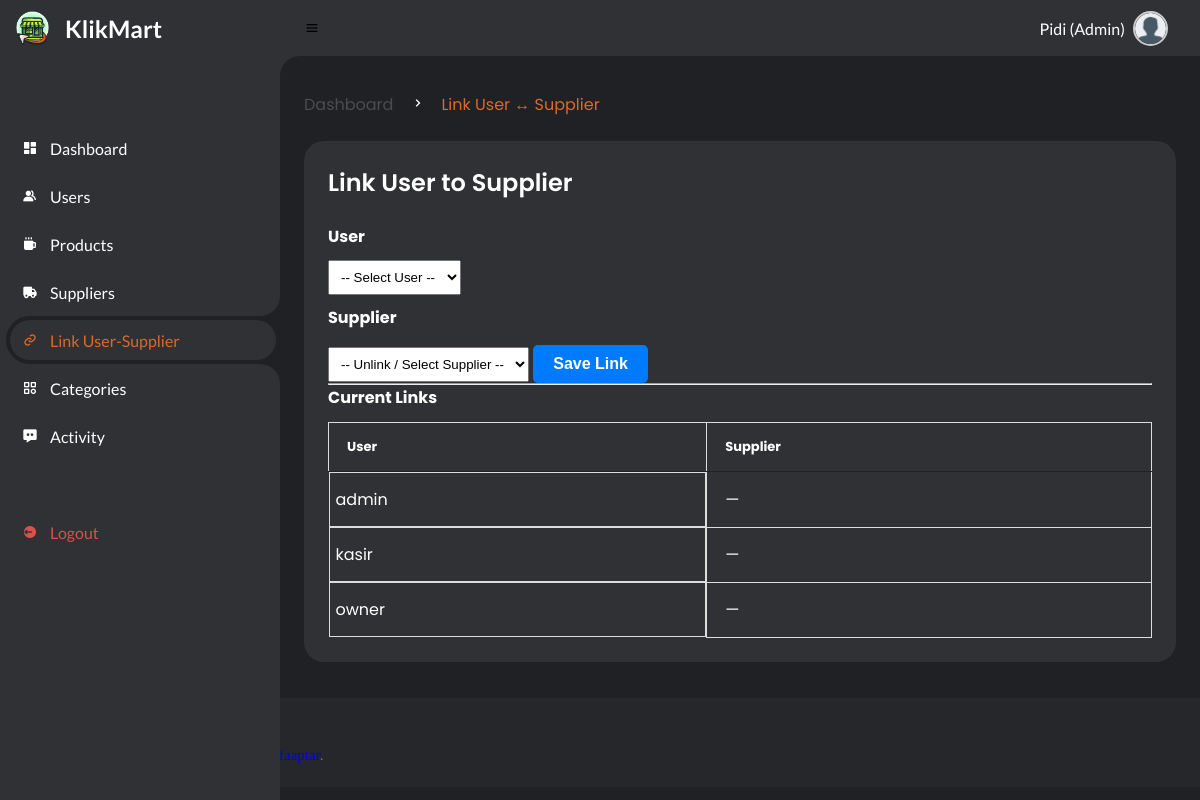
/pages/link-user-supplier.php (signed in), run on the app's committed database.
### tables this page shows
CREATE TABLE `users` (
  `id` int(11) NOT NULL,
  `username` varchar(45) DEFAULT NULL,
  `password` varchar(255) DEFAULT NULL,
  `nama` varchar(45) DEFAULT NULL,
  `created_at` timestamp NOT NULL DEFAULT current_timestamp(),
  `updated_at` timestamp NOT NULL DEFAULT current_timestamp() ON UPDATE current_timestamp(),
  `level` varchar(10) NOT NULL,
  `supplier_id` int(11) DEFAULT NULL
);

### pages/link-user-supplier.php (the view, shortened to what this page needs)
<?php
include '../layout/header.php';
require_once('../db/db-connection.php');
?>
<section id="content">
    <main>
        <div class="head-title">
            <div class="left">
                <ul class="breadcrumb">
                    <li><a href="#">Dashboard</a></li>
                    <li><i class='bx bx-chevron-right'></i></li>
                    <li><a class="active" href="#">Link User ↔ Supplier</a></li>
                </ul>
            </div>
        </div>
        <div class="table-data">
            <div class="order">
                <div class="head"><h3>Link User to Supplier</h3></div>
                <form action="../db/db-link-user-supplier.php" method="post">
                    <label for="user_id">User</label>
                    <select name="user_id" id="user_id" required>
                        <option value="">-- Select User --</option>
                    </select>
                    <label for="supplier_id">Supplier</label>
                    <select name="supplier_id" id="supplier_id">
                        <option value="">-- Unlink / Select Supplier --</option>
                    </select>
                    <button type="submit" name="link">Save Link</button>
                </form>
                <hr>
                <h4>Current Links</h4>
                <table>
                    <thead><tr><th>User</th><th>Supplier</th></tr></thead>
                    <tbody>
                    <?php
                    $res = mysqli_query($conn, "SELECT u.username, s.name AS supplier_name FROM users u LEFT JOIN suppliers s ON u.supplier_id = s.id ORDER BY u.username");
                    while ($row = mysqli_fetch_assoc($res)):
                    ?>
                        <tr>
                            <td><?= htmlspecialchars($row['username']); ?></td>
                            <td><?= htmlspecialchars($row['supplier_name'] ?? '—'); ?></td>
                        </tr>
                    <?php endwhile; ?>
                    </tbody>
                </table>
            </div>
        </div>
    </main>
</section>
<?php include '../layout/footer.php'; ?>

### style/style.css (style rules this page uses)
* { margin: 0; padding: 0; box-sizing: border-box; }
a { text-decoration: none; }
li { list-style: none; }
:root { --light: #303134; --oren: #DC692C; --link: #CFE8FF; --grey: #202124; --dark-grey: #4C4C4C; --dark: #ffffff; --red: #DB504A; --yellow: #ffffff; --light-yellow: #a88d32; --orange: #FD7238; --light-orange: #FFE0D3; }
html { overflow-x: hidden; }
body { background: var(--grey); overflow-x: hidden; }
#content { position: relative; width: calc(100% - 280px); left: 280px; transition: .3s ease; }
#content main { width: 100%; padding: 36px 24px; font-family: 'Poppins', sans-serif; max-height: calc(100vh - 56px); overflow-y: auto; }
#content main .head-title { display: flex; align-items: center; justify-content: space-between; grid-gap: 16px; flex-wrap: wrap; }
#content main .head-title .left .breadcrumb { display: flex; align-items: center; grid-gap: 16px; }
#content main .head-title .left .breadcrumb li { color: var(--dark); }
#content main .head-title .left .breadcrumb li a { color: var(--dark-grey); pointer-events: none; }
#content main .head-title .left .breadcrumb li a.active { color: var(--oren); pointer-events: unset; }
#content main .table-data { display: flex; flex-wrap: wrap; grid-gap: 24px; margin-top: 24px; width: 100%; color: var(--dark); }
#content main .table-data > div { border-radius: 20px; background: var(--light); padding: 24px; overflow-x: auto; }
#content main .table-data .head { display: flex; align-items: center; grid-gap: 16px; margin-bottom: 24px; }
#content main .table-data .head h3 { margin-right: auto; font-size: 24px; font-weight: 600; }
#content main .table-data .order { flex-grow: 1; flex-basis: 500px; }
#content main .table-data .order table { width: 100%; border-collapse: collapse; }
#content main .table-data .order table th { padding-bottom: 12px; font-size: 13px; text-align: left; border-bottom: 1px solid var(--grey); }
#content main .table-data .order table td { padding: 16px 0; }
#content main .table-data .order table tr td:first-child { display: flex; align-items: center; grid-gap: 12px; padding-left: 6px; }
label { display: block; margin-bottom: 5px; font-weight: bold; }
button[type="submit"] { background-color: #007bff; color: #fff; padding: 10px 20px; border: none; border-radius: 5px; cursor: pointer; font-size: 16px; font-weight: bold; margin-top: 10px; }
#content main .table-data .order table th, #content main .table-data .order table td { padding: 14px 18px; }

### pages/link-user-supplier.php (style rules this page uses)
label { display:block;margin-top:10px;font-weight:bold }
select, button { padding:8px;margin-top:6px }
table { width:100%;border-collapse:collapse;margin-top:12px }
table th, table td { border:1px solid #ddd;padding:8px }

### data on the page
users: username "admin", supplier_name "—"
users: username "kasir", supplier_name "—"
users: username "owner", supplier_name "—"

### other printed values
$_SESSION['nama'] "Pidi (Admin)"
